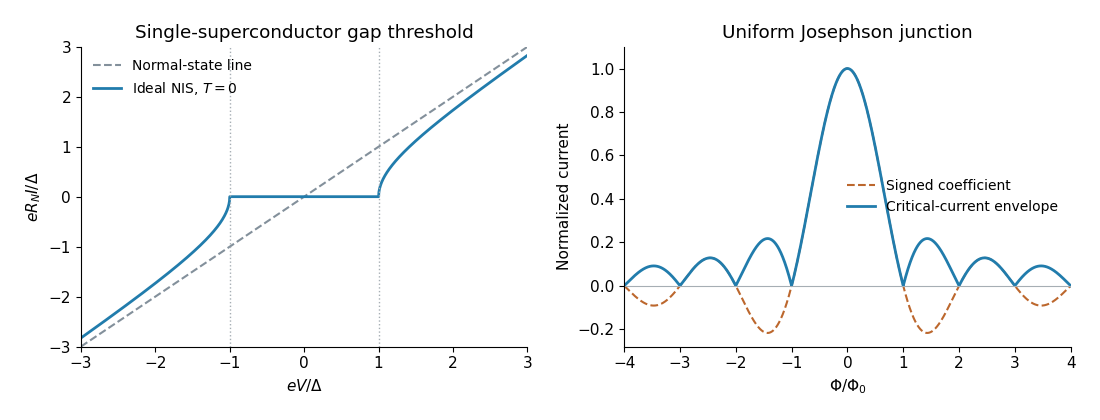

Generate this figure with Python:
"""Original analytic-model plots; Python 3.14, NumPy, Matplotlib. Output: CWD/basename.png."""
from pathlib import Path
import matplotlib
matplotlib.use('Agg')
import matplotlib.pyplot as plt
import numpy as np

plt.rcParams.update({'font.family':'DejaVu Sans','font.size':11})
fig,axes=plt.subplots(1,2,figsize=(11,4.2),dpi=100,facecolor='white')
u=np.linspace(-3,3,1501);current=np.sign(u)*np.sqrt(np.maximum(u*u-1,0))
ax=axes[0];ax.plot(u,u,ls='--',color='#83909b',label='Normal-state line')
ax.plot(u,current,lw=2,color='#217cac',label='Ideal NIS, $T=0$')
for v in [-1,1]:ax.axvline(v,ls=':',lw=1,color='#a6aeb4')
ax.set(xlabel=r'$eV/\Delta$',ylabel=r'$eR_N I/\Delta$',title='Single-superconductor gap threshold',xlim=(-3,3),ylim=(-3,3));ax.legend(frameon=False,fontsize=10)
x=np.linspace(-4,4,2001);signed=np.sinc(x)
ax=axes[1];ax.plot(x,signed,ls='--',color='#bc672d',label='Signed coefficient')
ax.plot(x,abs(signed),lw=2,color='#217cac',label='Critical-current envelope')
ax.axhline(0,color='#a6aeb4',lw=.8)
ax.set(xlabel=r'$\Phi/\Phi_0$',ylabel='Normalized current',title='Uniform Josephson junction',xlim=(-4,4),ylim=(-.28,1.1));ax.legend(frameon=False,fontsize=10)
for ax in axes:ax.spines[['top','right']].set_visible(False)
fig.tight_layout(pad=1.6)
fig.savefig(Path.cwd()/Path(__file__).with_suffix('.png').name,facecolor='white',transparent=False,metadata={'Software':'Matplotlib'})
plt.close(fig)
